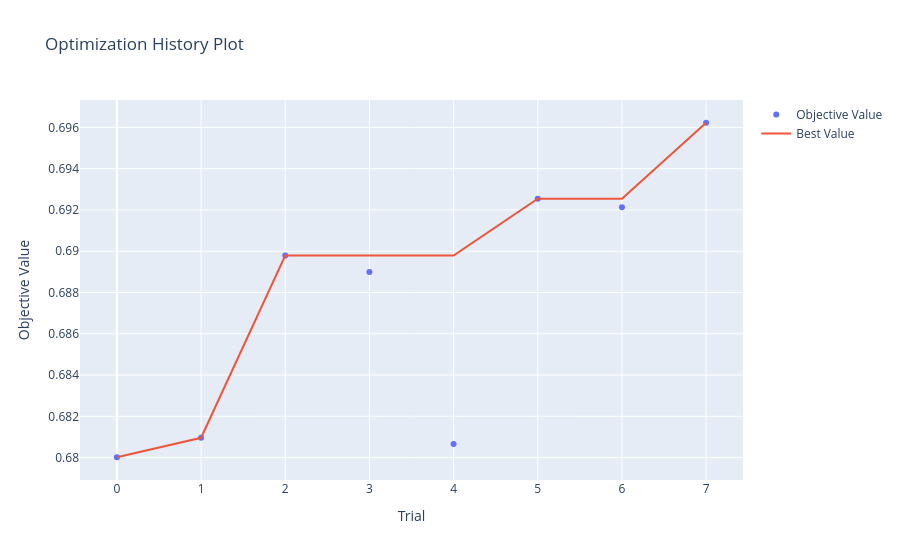
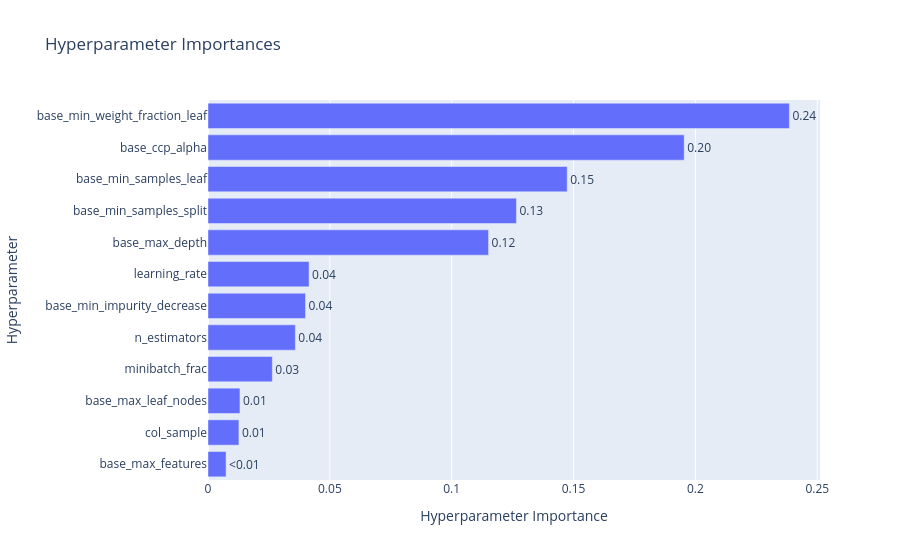
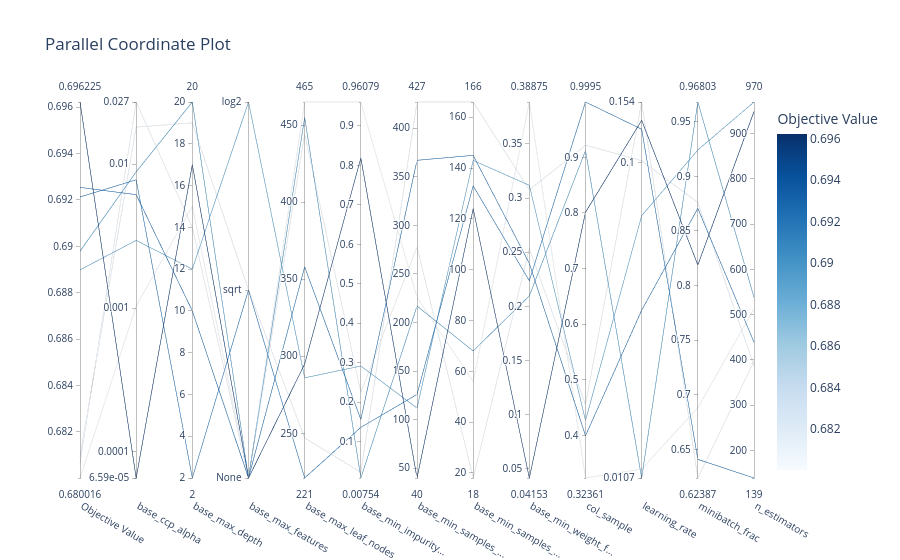

The cell these charts' notebook holds for them, in order:
### Markdown cell above
### 100k

### Code cell
import optuna
import numpy as np
import warnings
from sklearn.metrics import roc_auc_score
from sklearn.model_selection import TimeSeriesSplit
from optuna.visualization import (
    plot_optimization_history, 
    plot_param_importances, 
    plot_parallel_coordinate
)
from optuna.samplers import TPESampler
from ngboost import NGBClassifier
from ngboost.distns import Bernoulli
from sklearn.tree import DecisionTreeRegressor
from sklearn.utils.class_weight import compute_sample_weight
from sklearn.pipeline import make_pipeline


# Parameter tuning settings

timeout_seconds = 60*60*3
no_improvement_trials = 100

# Split the 100k dataset to evaluate on holdout after tuning

X_tuning = train_100k_X.head(80000)
y_tuning = train_100k_y_cat.head(80000)
X_val_holdout = train_100k_X.tail(20000)
y_val_holdout = train_100k_y_cat.tail(20000)

def objective_ngboost(trial):
    base_params = {
        "criterion": "friedman_mse",
        "max_depth": trial.suggest_int("base_max_depth", 2, 20), # Max tree depth
        "min_samples_split": trial.suggest_int("base_min_samples_split", 10, 500), # Min samples required to split an internal node
        "min_samples_leaf": trial.suggest_int("base_min_samples_leaf", 10, 500), # Min samples required in a leaf node
        "min_weight_fraction_leaf": trial.suggest_float("base_min_weight_fraction_leaf", 0, 0.5), # Min weight fraction required in a leaf node
        "max_features": trial.suggest_categorical("base_max_features", ["sqrt", "log2", None]), # Number of features to consider when looking for the best split
        "ccp_alpha": trial.suggest_float("base_ccp_alpha", 1e-5, 0.1, log=True), # Complexity parameter for Minimal Cost-Complexity Pruning
        "max_leaf_nodes": trial.suggest_int("base_max_leaf_nodes", 5, 512), # Max leaf nodes in the tree
        "min_impurity_decrease": trial.suggest_float("base_min_impurity_decrease", 0, 1.0), # Min impurity decrease required for a split
        "random_state": 42 # For reproducibility
    }
    
    base_learner = DecisionTreeRegressor(**base_params)
    
    params = {
        "n_estimators": trial.suggest_int("n_estimators", 100, 1000), # Number of boosting rounds,
        "learning_rate": trial.suggest_float("learning_rate", 0.005, 0.2, log=True), # Step size
        "minibatch_frac": trial.suggest_float("minibatch_frac", 0.5, 1.0), # Fraction of data to use for fitting each base learner
        "col_sample": trial.suggest_float("col_sample", 0.3, 1.0), # Fraction of features to consider for each base learner
        "random_state": 42, # For reproducibility
        "verbose": False, # No verbose output during training
    }

    full_pipeline = make_pipeline(
        numeric_preprocessor,
        NGBClassifier(Dist=Bernoulli, Base=base_learner, **params)
    )
    
    tscv = TimeSeriesSplit(n_splits=5)
    cv_scores = []
    
    for train_idx, val_idx in tscv.split(X_tuning):
        X_tr, X_val = X_tuning.iloc[train_idx], X_tuning.iloc[val_idx]
        y_tr = y_tuning.iloc[train_idx].values.astype(int)
        y_val = y_tuning.iloc[val_idx].values.astype(int)


        weights = compute_sample_weight(class_weight="balanced", y=y_tr)
        
        with warnings.catch_warnings():
            warnings.simplefilter("ignore")
            full_pipeline.fit(X_tr, y_tr, ngbclassifier__sample_weight=weights)
        
        preds = full_pipeline.predict_proba(X_val)[:, 1]
        cv_scores.append(roc_auc_score(y_val, preds))
        
    return np.mean(cv_scores)

def stop_optuna(study, trial): # Custom callback to stop optimization if no improvement in best AUC for a certain number of trials
    if study.best_trial.number + no_improvement_trials <= trial.number:
        print(f"\n[Early Stop] No improvement in {no_improvement_trials} trials. Stopping optimization.")
        study.stop()

study_ngboost = optuna.create_study(direction="maximize", sampler=TPESampler(seed=42))
study_ngboost.optimize(objective_ngboost, timeout=timeout_seconds, n_jobs=-1, callbacks=[stop_optuna])

print("\n" + "="*40)
print(f"BEST AUC: {study_ngboost.best_value:.4f}")
print("BEST PARAMETERS:")

print("best_params = {")
for k, v in study_ngboost.best_params.items():
    if isinstance(v, str):
        print(f'    "{k}": "{v}",')
    else:
        print(f'    "{k}": {v},')
print("}")

print("\n--- PARAMETER IMPORTANCE ---")
importances = optuna.importance.get_param_importances(study_ngboost)
for param, importance in importances.items():
    print(f"  {param:20}: {importance:.4f}")
print("="*40)


fig1 = plot_optimization_history(study_ngboost)
fig1.show()
    
fig2 = plot_param_importances(study_ngboost)
fig2.show()
    
fig3 = plot_parallel_coordinate(study_ngboost)
fig3.show()
    
fig1.write_html("hyperparameter_tuning/NGBoost/Classification/optuna_ngboost_100k_history.html")
fig2.write_html("hyperparameter_tuning/NGBoost/Classification/optuna_ngboost_100k_importance.html")
fig3.write_html("hyperparameter_tuning/NGBoost/Classification/optuna_ngboost_100k_parallel.html")

### Figure 1 — Plotly figure (JSON) as saved in the notebook; plotly's stock layout.template omitted (floating-point values rounded to 4 significant figures)
{"data": [{"mode": "markers", "name": "Objective Value", "type": "scatter", "x": [0, 1, 2, 3, 4, 5, 6, 7], "y": [0.68, 0.681, 0.6898, 0.689, 0.6807, 0.6925, 0.6921, 0.6962]}, {"mode": "lines", "name": "Best Value", "type": "scatter", "x": [0, 1, 2, 3, 4, 5, 6, 7], "y": [0.68, 0.681, 0.6898, 0.6898, 0.6898, 0.6925, 0.6925, 0.6962]}, {"marker": {"color": "#cccccc"}, "mode": "markers", "name": "Infeasible Trial", "showlegend": false, "type": "scatter", "x": [], "y": []}], "layout": {"title": {"text": "Optimization History Plot"}, "xaxis": {"title": {"text": "Trial"}}, "yaxis": {"title": {"text": "Objective Value"}}}}

### Figure 2 — Plotly figure (JSON) as saved in the notebook; plotly's stock layout.template omitted (floating-point values rounded to 4 significant figures)
{"data": [{"cliponaxis": false, "hovertemplate": ["base_max_features (CategoricalDistribution): 0.0074127872871021785<extra></extra>", "col_sample (FloatDistribution): 0.012688660031016909<extra></extra>", "base_max_leaf_nodes (IntDistribution): 0.013115161217516021<extra></extra>", "minibatch_frac (FloatDistribution): 0.02640352408641678<extra></extra>", "n_estimators (IntDistribution): 0.03585025003272628<extra></extra>", "base_min_impurity_decrease (FloatDistribution): 0.04000425110600737<extra></extra>", "learning_rate (FloatDistribution): 0.04147373283598045<extra></extra>", "base_max_depth (IntDistribution): 0.11512695724190061<extra></extra>", "base_min_samples_split (IntDistribution): 0.1265597328697895<extra></extra>", "base_min_samples_leaf (IntDistribution): 0.14739182535908307<extra></extra>", "base_ccp_alpha (FloatDistribution): 0.19540942858954807<extra></extra>", "base_min_weight_fraction_leaf (FloatDistribution): 0.2385636893429125<extra></extra>"], "name": "Objective Value", "orientation": "h", "text": ["<0.01", "0.01", "0.01", "0.03", "0.04", "0.04", "0.04", "0.12", "0.13", "0.15", "0.20", "0.24"], "textposition": "outside", "type": "bar", "x": [0.007413, 0.01269, 0.01312, 0.0264, 0.03585, 0.04, 0.04147, 0.1151, 0.1266, 0.1474, 0.1954, 0.2386], "y": ["base_max_features", "col_sample", "base_max_leaf_nodes", "minibatch_frac", "n_estimators", "base_min_impurity_decrease", "learning_rate", "base_max_depth", "base_min_samples_split", "base_min_samples_leaf", "base_ccp_alpha", "base_min_weight_fraction_leaf"]}], "layout": {"title": {"text": "Hyperparameter Importances"}, "xaxis": {"title": {"text": "Hyperparameter Importance"}}, "yaxis": {"title": {"text": "Hyperparameter"}}}}

### Figure 3 — Plotly figure (JSON) as saved in the notebook; plotly's stock layout.template omitted (floating-point values rounded to 4 significant figures)
{"data": [{"dimensions": [{"label": "Objective Value", "range": [0.68, 0.6962], "values": [0.68, 0.681, 0.6898, 0.689, 0.6807, 0.6925, 0.6921, 0.6962]}, {"label": "base_ccp_alpha", "range": [-4.181, -1.569], "ticktext": ["6.59e-05", "0.0001", "0.001", "0.01", "0.027"], "tickvals": [-4.181, -4, -3, -2, -1.569], "values": [-2.987, -1.743, -2.054, -2.53, -1.569, -2.212, -2.109, -4.181]}, {"label": "base_max_depth", "range": [2, 20], "values": [15, 19, 20, 12, 14, 10, 2, 17]}, {"label": "base_max_features", "range": [0, 2], "ticktext": ["None", "sqrt", "log2"], "tickvals": [0, 1, 2], "values": [0, 1, 0, 2, 0, 0, 1, 0]}, {"label": "base_max_leaf_nodes", "range": [221, 465], "values": [465, 247, 455, 286, 444, 358, 221, 295]}, {"label": "base_min_impurity...", "range": [0.007538, 0.9608], "values": [0.9608, 0.02191, 0.007538, 0.2914, 0.225, 0.1558, 0.1359, 0.8187]}, {"label": "base_min_samples_...", "range": [40, 427], "values": [226, 427, 217, 112, 278, 367, 126, 40]}, {"label": "base_min_samples_...", "range": [18, 166], "values": [56, 166, 68, 143, 18, 145, 133, 124]}, {"label": "base_min_weight_f...", "range": [0.04153, 0.3888], "values": [0.3888, 0.3076, 0.2098, 0.3118, 0.2533, 0.2397, 0.2236, 0.04153]}, {"label": "col_sample", "range": [0.3236, 0.9995], "values": [0.3236, 0.9219, 0.9121, 0.427, 0.4555, 0.3996, 0.9995, 0.8013]}, {"label": "learning_rate", "range": [-1.971, -0.8138], "ticktext": ["0.0107", "0.1", "0.154"], "tickvals": [-1.971, -1, -0.8138], "values": [-1.944, -0.9945, -1.971, -1.164, -0.8138, -1.455, -0.8975, -0.8702]}, {"label": "minibatch_frac", "range": [0.6239, 0.968], "values": [0.6882, 0.8761, 0.968, 0.9241, 0.6239, 0.8707, 0.6409, 0.8188]}, {"label": "n_estimators", "range": [139, 970], "values": [513, 387, 538, 970, 397, 439, 139, 949]}], "labelangle": 30, "labelside": "bottom", "line": {"color": [0.68, 0.681, 0.6898, 0.689, 0.6807, 0.6925, 0.6921, 0.6962], "colorbar": {"title": {"text": "Objective Value"}}, "colorscale": [[0, "rgb(247,251,255)"], [0.125, "rgb(222,235,247)"], [0.25, "rgb(198,219,239)"], [0.375, "rgb(158,202,225)"], [0.5, "rgb(107,174,214)"], [0.625, "rgb(66,146,198)"], [0.75, "rgb(33,113,181)"], [0.875, "rgb(8,81,156)"], [1, "rgb(8,48,107)"]], "reversescale": false, "showscale": true}, "type": "parcoords"}], "layout": {"title": {"text": "Parallel Coordinate Plot"}}}
